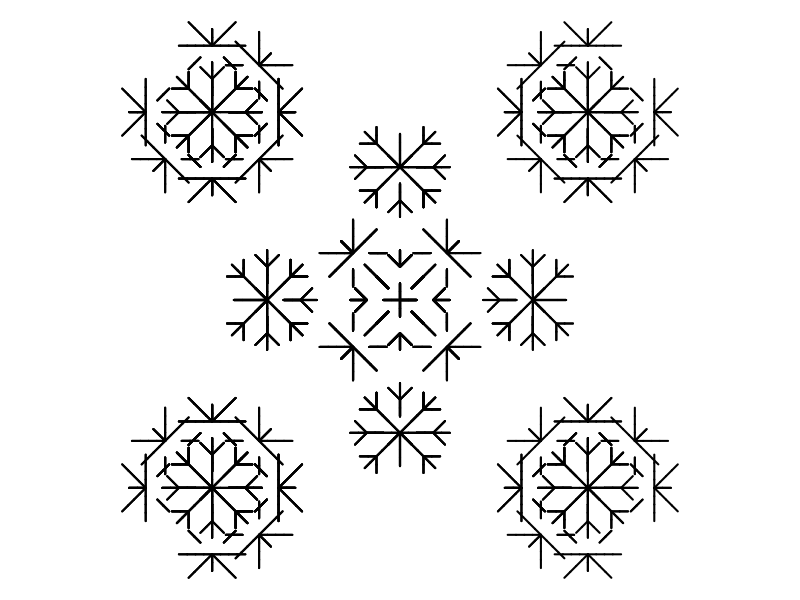

The R script that drew this image:


initial_angle = 0   #In degrees, 0 is East, 90 is North (up)
line_color = "black" #You can also use "blue" or rgb(1,0.2,0.9) or hsv(1,0.5,1)
line_width = 1
bg_color = "white"
PNG_pixel_width = 300

# BELOW HERE IS CODE... PROBABLY DO NOT EDIT THIS CODE...
getstr = function(start,rules,n){
    st = start
    for(jj in 1:n){
        st2 = ""
        for(i in 1:nchar(st)){
            ch = substr(st,i,i)
            if(!is.null(rules[[ch]])){
                st2 = paste0(st2,rules[[ch]],collapse="")
            } else {
                st2 = paste0(st2,ch,collapse="")
            }
        }
        st = st2
    }
    return(st)
}
getxyc = function(string="AA+AA+AA+A+A",angle=pi/2,angle_initial=pi/2,col="blue"){
    switch = 1
    d = angle_initial
    x = 0
    y = 0
    xl = c(x)
    yl = c(y)
    cols = numeric()
    dsave = numeric()
    xsave = numeric()
    ysave = numeric()
    for(i in 1:nchar(string)){
        ch = substr(string,i,i)
        cn = as.integer(charToRaw(ch))
        if(cn>=as.integer(charToRaw("A")) && cn<=as.integer(charToRaw("L"))){
            cols = c(cols,col)
            x = x+cos(d)
            y = y+sin(d)
            xl = c(xl,x)
            yl = c(yl,y)
        }
        if(cn>=as.integer(charToRaw("M")) && cn<=as.integer(charToRaw("Z"))){
            cols = c(cols,"NA")
            x = x+cos(d)
            y = y+sin(d)
            xl = c(xl,x)
            yl = c(yl,y)
        }
        if(cn==as.integer(charToRaw("["))){
            dsave = c(dsave,d)
            xsave = c(xsave,x)
            ysave = c(ysave,y)
        }
        if(cn==as.integer(charToRaw("]"))){
            cols = c(cols,"NA")
            x = xsave[length(xsave)]
            y = ysave[length(ysave)]
            d = dsave[length(dsave)]
            if(length(xsave)>1){
                xsave = xsave[1:(length(xsave)-1)]
                ysave = ysave[1:(length(ysave)-1)]
                dsave = dsave[1:(length(dsave)-1)]
            } else {
                xsave = numeric()
                ysave = numeric()
                dsave = numeric()
            }
            xl = c(xl,x)
            yl = c(yl,y)
        }
        if(cn==as.integer(charToRaw("-"))){
            d = d-angle*switch
        }
        if(cn==as.integer(charToRaw("+"))){
            d = d+angle*switch
        }
        if(cn==as.integer(charToRaw("."))){
            switch = switch*(-1)
        }
    }
    xwid = max(xl)-min(xl)
    ywid = max(yl)-min(yl)
    xmid = (max(xl)+min(xl))/2
    ymid = (max(yl)+min(yl))/2
    wid = max(c(xwid,ywid))
    x2 = (xl-xmid)/wid*2
    y2 = (yl-ymid)/wid*2
    return(list(x2,y2,cols))
}
makeplot = function(xyc,lwd=1){
    x = xyc[[1]]
    y = xyc[[2]]
    c = xyc[[3]]
    plot(0,0,"n",xlim=c(-1,1),ylim=c(-1,1),axes=F,ann=F)
    for(i in 2:length(x)){
        lines(c(x[i-1],x[i]),c(y[i-1],y[i]),col=c[i-1],lwd=lwd)
    }
}

showrules = function(g){
    rules = g[[2]]
    pr = paste0(names(rules)," > ",rules,collapse="\n")
    return(pr)
}

g99 = list("B",
            list("A"="[++XXBC][--XXBC][++++XXBC]",
                 "B"="[-BA][+BA]",
                 "C"="AB",
                 "X"="XX"),
            6,
            45)


# png("hi.png",300,300)

par(mar=c(0,0,0,0),oma=c(0,0,0,0),pty="s")
s = getstr(g99[[1]],g99[[2]],g99[[3]])
angle = g99[[4]]
xyc = getxyc(s,angle/180*pi,angle_initial=0,col=line_color)
makeplot(xyc,lwd=2)

# dev.off()

ss = "Start:"
ss = paste0(ss," ",g99[[1]])
ss = paste0(ss,"\nrules:\n")
ss = paste0(ss,showrules(g99))
ss = paste0(ss,"\nIterations:")
ss = paste0(ss,g99[[3]])
ss = paste0(ss,"\nAngle:")
ss = paste0(ss,g99[[4]])
cat(ss)